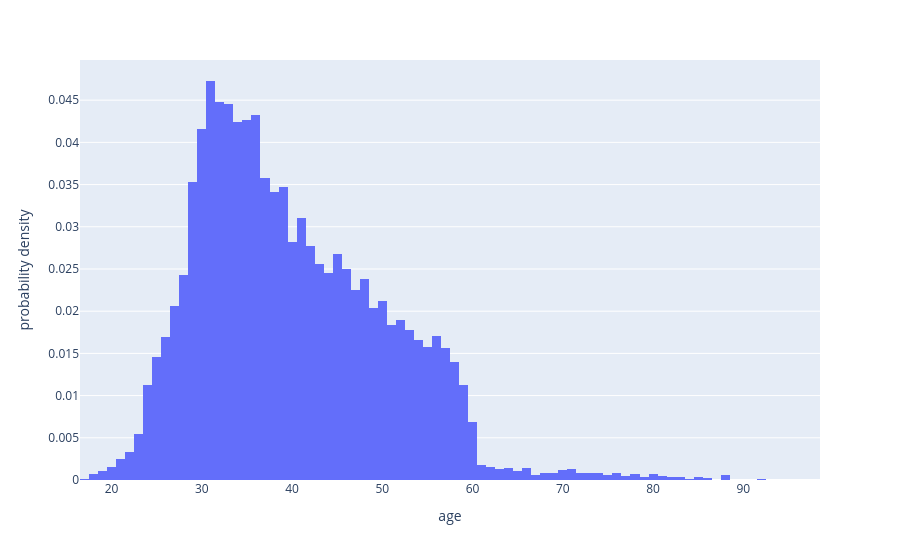
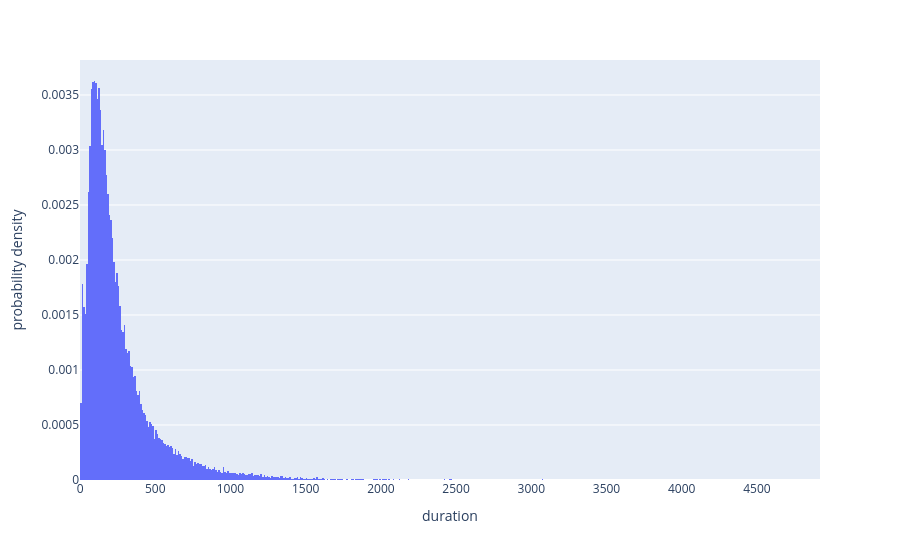
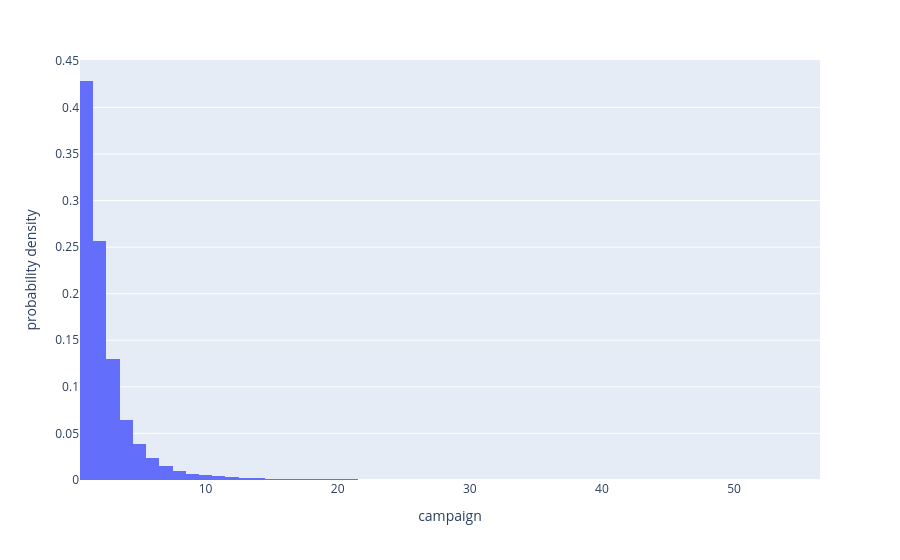
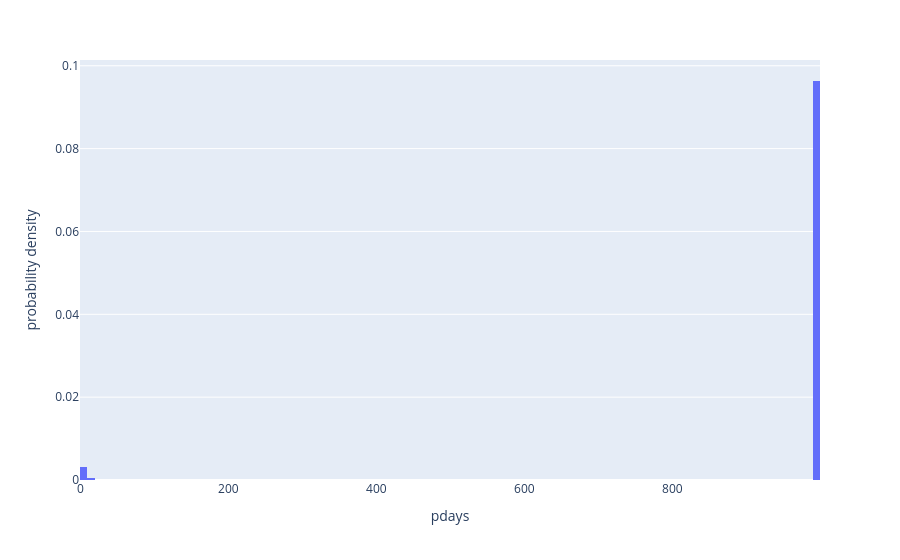

The notebook cell saved with these charts, in order:
### Code cell
for j in numerical_vars :
    fig = px.histogram(df_bank, x=j, histnorm='probability density')
    fig.show()

### Figure 1 — Plotly figure (JSON) as saved in the notebook; plotly's stock layout.template omitted (floating-point values rounded to 4 significant figures; data arrays with more than 128 entries replaced by an {"elided": "..."} marker saying what was removed)
{"data": [{"bingroup": "x", "histnorm": "probability density", "hovertemplate": "age=%{x}<br>probability density=%{y}<extra></extra>", "legendgroup": "", "marker": {"color": "#636efa", "pattern": {"shape": ""}}, "name": "", "orientation": "v", "showlegend": false, "type": "histogram", "x": {"elided": "41188 int values"}, "xaxis": "x", "yaxis": "y"}], "layout": {"barmode": "relative", "legend": {"tracegroupgap": 0}, "margin": {"t": 60}, "xaxis": {"anchor": "y", "domain": [0, 1], "title": {"text": "age"}}, "yaxis": {"anchor": "x", "domain": [0, 1], "title": {"text": "probability density"}}}}

### Figure 2 — Plotly figure (JSON) as saved in the notebook; plotly's stock layout.template omitted (floating-point values rounded to 4 significant figures; data arrays with more than 128 entries replaced by an {"elided": "..."} marker saying what was removed)
{"data": [{"bingroup": "x", "histnorm": "probability density", "hovertemplate": "duration=%{x}<br>probability density=%{y}<extra></extra>", "legendgroup": "", "marker": {"color": "#636efa", "pattern": {"shape": ""}}, "name": "", "orientation": "v", "showlegend": false, "type": "histogram", "x": {"elided": "41188 int values"}, "xaxis": "x", "yaxis": "y"}], "layout": {"barmode": "relative", "legend": {"tracegroupgap": 0}, "margin": {"t": 60}, "xaxis": {"anchor": "y", "domain": [0, 1], "title": {"text": "duration"}}, "yaxis": {"anchor": "x", "domain": [0, 1], "title": {"text": "probability density"}}}}

### Figure 3 — Plotly figure (JSON) as saved in the notebook; plotly's stock layout.template omitted (floating-point values rounded to 4 significant figures; data arrays with more than 128 entries replaced by an {"elided": "..."} marker saying what was removed)
{"data": [{"bingroup": "x", "histnorm": "probability density", "hovertemplate": "campaign=%{x}<br>probability density=%{y}<extra></extra>", "legendgroup": "", "marker": {"color": "#636efa", "pattern": {"shape": ""}}, "name": "", "orientation": "v", "showlegend": false, "type": "histogram", "x": {"elided": "41188 int values"}, "xaxis": "x", "yaxis": "y"}], "layout": {"barmode": "relative", "legend": {"tracegroupgap": 0}, "margin": {"t": 60}, "xaxis": {"anchor": "y", "domain": [0, 1], "title": {"text": "campaign"}}, "yaxis": {"anchor": "x", "domain": [0, 1], "title": {"text": "probability density"}}}}

### Figure 4 — Plotly figure (JSON) as saved in the notebook; plotly's stock layout.template omitted (floating-point values rounded to 4 significant figures; data arrays with more than 128 entries replaced by an {"elided": "..."} marker saying what was removed)
{"data": [{"bingroup": "x", "histnorm": "probability density", "hovertemplate": "pdays=%{x}<br>probability density=%{y}<extra></extra>", "legendgroup": "", "marker": {"color": "#636efa", "pattern": {"shape": ""}}, "name": "", "orientation": "v", "showlegend": false, "type": "histogram", "x": {"elided": "41188 int values"}, "xaxis": "x", "yaxis": "y"}], "layout": {"barmode": "relative", "legend": {"tracegroupgap": 0}, "margin": {"t": 60}, "xaxis": {"anchor": "y", "domain": [0, 1], "title": {"text": "pdays"}}, "yaxis": {"anchor": "x", "domain": [0, 1], "title": {"text": "probability density"}}}}
